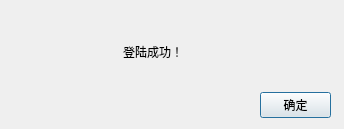
<?xml version="1.0" encoding="UTF-8"?>
<ui version="4.0">
 <class>DialogInfo</class>
 <widget class="QDialog" name="DialogInfo">
  <property name="geometry">
   <rect>
    <x>0</x>
    <y>0</y>
    <width>344</width>
    <height>129</height>
   </rect>
  </property>
  <property name="windowTitle">
   <string>Dialog</string>
  </property>
  <widget class="QWidget" name="horizontalLayoutWidget">
   <property name="geometry">
    <rect>
     <x>260</x>
     <y>90</y>
     <width>71</width>
     <height>31</height>
    </rect>
   </property>
   <layout class="QHBoxLayout" name="horizontalLayout">
    <item>
     <widget class="QPushButton" name="ButtConfirm">
      <property name="text">
       <string>确定</string>
      </property>
     </widget>
    </item>
   </layout>
  </widget>
  <widget class="QLabel" name="label">
   <property name="geometry">
    <rect>
     <x>123</x>
     <y>31</y>
     <width>111</width>
     <height>41</height>
    </rect>
   </property>
   <property name="text">
    <string>登陆成功！</string>
   </property>
  </widget>
 </widget>
 <resources/>
 <connections>
  <connection>
   <sender>ButtConfirm</sender>
   <signal>clicked()</signal>
   <receiver>DialogInfo</receiver>
   <slot>accept()</slot>
   <hints>
    <hint type="sourcelabel">
     <x>295</x>
     <y>104</y>
    </hint>
    <hint type="destinationlabel">
     <x>171</x>
     <y>64</y>
    </hint>
   </hints>
  </connection>
 </connections>
</ui>
